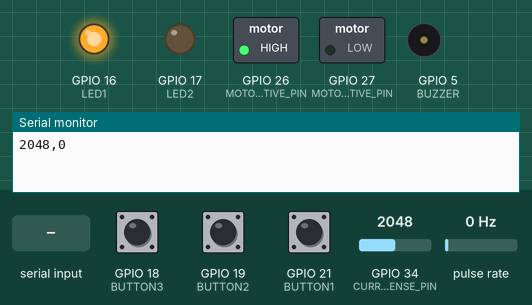
This sketch was run on a simulated ESP32. On the bench: switched loads named in the sketch (green lamp = pin HIGH), output pins drawn as LEDs (lit = HIGH), buzzer (waves = sounding, pin HIGH), the last lines printed to the serial monitor. Wiring (inferred from the names in the program): pulse sensor: data GPIO 22. Inputs (shaded band) come from the test bench; at power-on: GPIO 18 (BUTTON3) LOW, GPIO 19 (BUTTON2) LOW, GPIO 21 (BUTTON1) HIGH, GPIO 34 (CURRENT_SENSE_PIN) = 2048, pulse rate 0 Hz.

Above: at 0.2 s.
At 2.2 s:
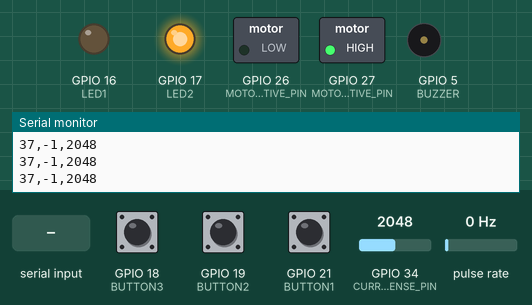
2.3 s: "90,45\n" received over Serial
Timing chart, 0 to 5.3 s (numbered marks = the images above; inputs shaded):
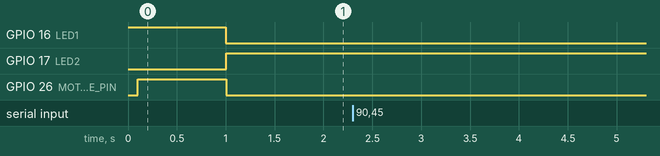

The sketch:

BoatAutopilot.ino
```cpp
#include <driver/adc.h>

#define HOME_CURRENT_THRESHOLD 1750
#define MOTOR_POSITIVE_PIN 26
#define MOTOR_NEGATIVE_PIN 27
#define ENCODER_PIN_0 22
#define ENCODER_PIN_1 23
#define CURRENT_SENSE_PIN 34
#define LED1 16
#define LED2 17
#define BUTTON1 21
#define BUTTON2 19
#define BUTTON3 18
#define BUZZER 5

volatile int32_t setpoint_position = 0;
volatile int32_t current_position = 0;

int button_count = 0;

void IRAM_ATTR handlePulse()
{
  if(digitalRead(ENCODER_PIN_1))
  {
    current_position++;
    //digitalWrite(LED1,1);
    //digitalWrite(LED2,0);
  }
  else
  {
    current_position--;
    //digitalWrite(LED1,0);
    //digitalWrite(LED2,1);
  }
}

void setup()
{
  Serial.begin(115200);

  pinMode(MOTOR_POSITIVE_PIN, OUTPUT);
  pinMode(MOTOR_NEGATIVE_PIN, OUTPUT);
  pinMode(BUZZER, OUTPUT);
  pinMode(LED1, OUTPUT);
  digitalWrite(LED1,1);
  pinMode(LED2, OUTPUT);
  digitalWrite(LED2,0);
  digitalWrite(BUZZER,0);

  pinMode(ENCODER_PIN_0, INPUT);
  pinMode(ENCODER_PIN_1, INPUT);

  //adc1_config_width(ADC_WIDTH_BIT_12);
  adc1_config_channel_atten(ADC1_CHANNEL_0, ADC_ATTEN_DB_0);

  attachInterrupt(digitalPinToInterrupt(ENCODER_PIN_0), handlePulse, FALLING);
  //attachInterrupt(digitalPinToInterrupt(BUTTON1), handleButton1, FALLING);
  //attachInterrupt(digitalPinToInterrupt(ENCODER_PIN_0), handlePulser, RISING);
  //attachInterrupt(digitalPinToInterrupt(ENCODER_PIN_1), handlePulse2, FALLING);
  //attachInterrupt(digitalPinToInterrupt(ENCODER_PIN_1), handlePulse2r, RISING);
  delay(100);
  HomeActuator();
}

void loop()
{
  if(setpoint_position>70)
  {
    setpoint_position=70;
  }
  if(setpoint_position<0)
  {
    setpoint_position=0;
  }
  int32_t error;

  error = setpoint_position - current_position;
  if (error < 0)
  {
    RunMotorNegative();
  }
  else if (error > 0)
  {
    RunMotorPositive();
  }
  else
  {
    StopMotor();
  }
  while (Serial.available() > 0)
  {
    setpoint_position = Serial.parseInt();

    //Do something with the data - like print it
    Serial.println(setpoint_position);
  }

  if(!digitalRead(BUTTON1) || !digitalRead(BUTTON2) || !digitalRead(BUTTON3))
  {
    button_count++;
    if(button_count>20)
    {
      if(!digitalRead(BUTTON1))
      {
        setpoint_position++;
        button_count=0;
      }
      else if(!digitalRead(BUTTON3))
      {
        setpoint_position--;
        button_count=0;
      }
    }
  }
  else
  {
    button_count=0;
  }
  //Serial.print(digitalRead(ENCODER_PIN_0));
  //Serial.print(",");
  Serial.print(setpoint_position);
  Serial.print(",");
  Serial.print(current_position);
  Serial.print(",");
  Serial.println(GetMotorCurrent());

  delay(10);
}

void HomeActuator()
{
  int temp_current = 0;
  while (temp_current < HOME_CURRENT_THRESHOLD)
  {
    RunMotorNegative();
    //Serial.print("Measured Motor Current is: ");
    Serial.print(analogRead(CURRENT_SENSE_PIN));
    Serial.print(",");
    Serial.println(temp_current);
    delay(100);
    temp_current = int(temp_current*0.8)+int(GetMotorCurrent()*0.2);
  }

  StopMotor();

  current_position = -1;
  setpoint_position = 42;
}

int GetMotorCurrent()
{
  return analogRead(CURRENT_SENSE_PIN);
}

void RunMotorPositive()
{
  digitalWrite(MOTOR_POSITIVE_PIN, LOW);
  digitalWrite(MOTOR_NEGATIVE_PIN, HIGH);
  digitalWrite(LED2,1);
}

void RunMotorNegative()
{
  digitalWrite(MOTOR_POSITIVE_PIN, HIGH);
  digitalWrite(MOTOR_NEGATIVE_PIN, LOW);
  digitalWrite(LED1,1);

  //Serial.println("Running motor negative");
}

void StopMotor()
{
  digitalWrite(MOTOR_POSITIVE_PIN, HIGH);
  digitalWrite(MOTOR_NEGATIVE_PIN, HIGH);
  digitalWrite(LED1,0);
  digitalWrite(LED2,0);
}
```
